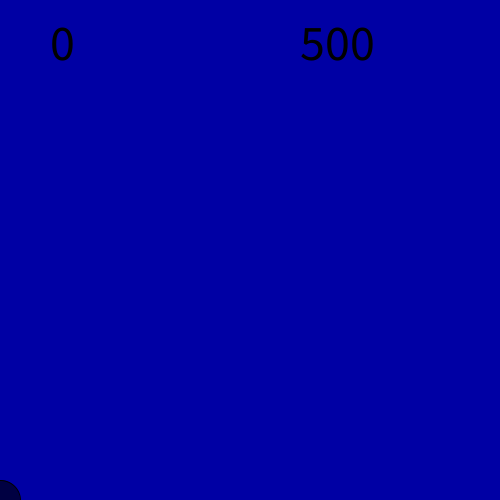
Frame 1 (no input)
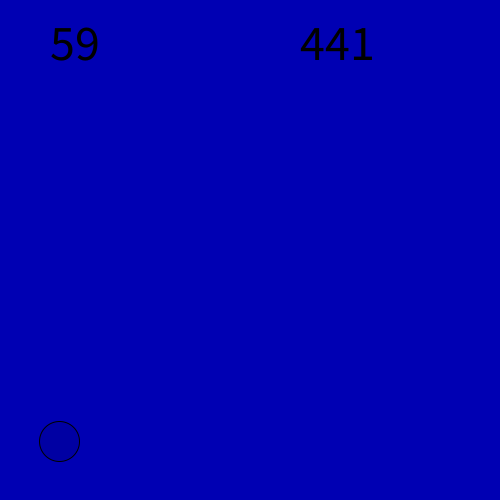
Frame 60 (the mouse pressed at the canvas centre just before this capture)
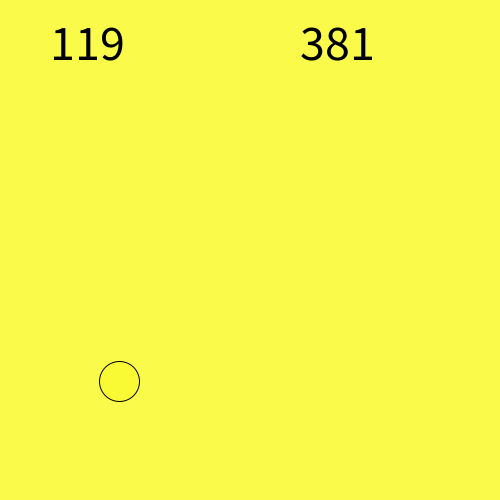
Frame 120 (the mouse held since frame 60 and released just before this capture)

The Processing sketch that drew these frames (run headless with seeded random() and noise(); from frame 60 on, the mouse is pressed at the canvas centre):

// Processing sketch: Circle_Goes_on_an_Infinite_Road_Trip
// ── Circle_Goes_on_an_Infinite_Road_Trip.pde
int x;
int y;

void setup () {
  size(500,500);
  x = 0;
  y = height;
  textSize(50);
  frameRate(60);
}

void draw () {
 fill(0);
 background(mouseY,mouseX,random(255));
 fill(mouseX,mouseY,random(255));
 ellipse(x, y, 40, 40);
 fill(0);
 text(x, width/10, 3*height/25);
 text(y, width-200, 3*height/25);
 x = x + 1;
 y = y - 1;
 
 if(x > width) {
   x = 0;
 }
 if(y < height - height) {
   y = height;
 }
}
